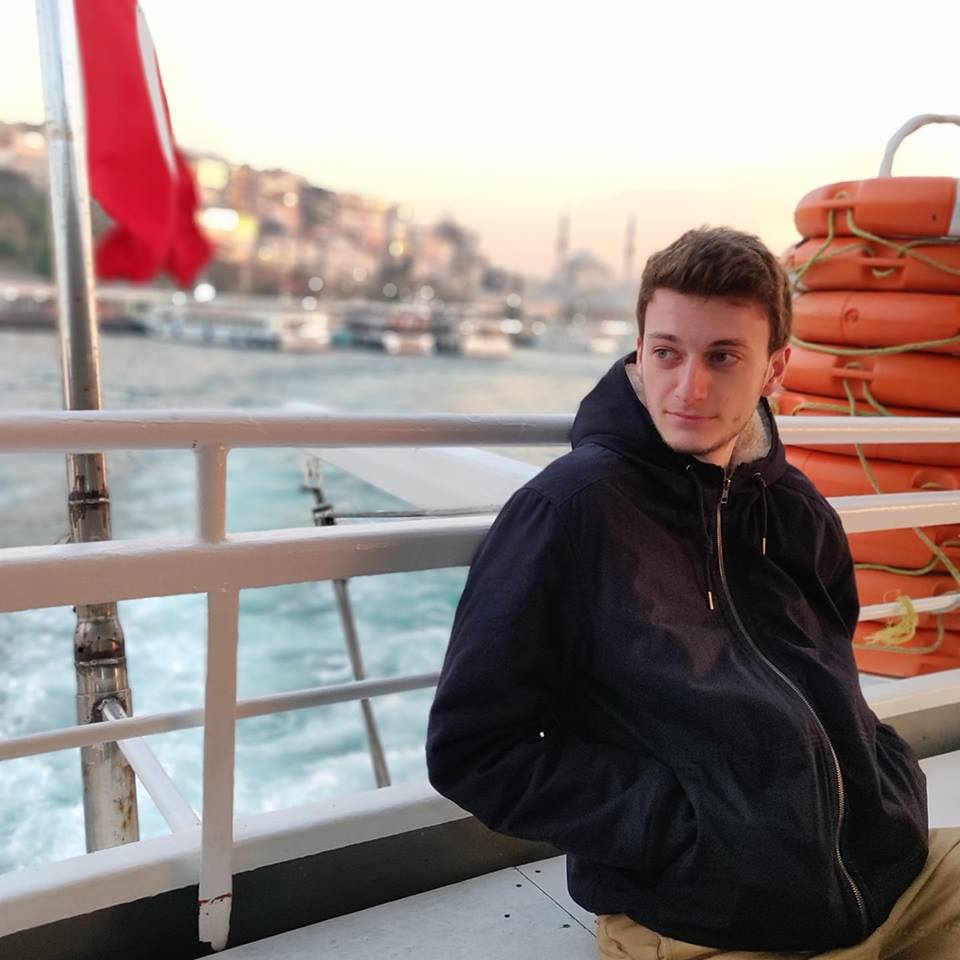
#> input picture PairProgramming/PairProgramming - resize/thomas.jpg, 960 x 960 px
$ python resize.py   (older library calls are emulated)
#> lines starting #> are read from the running program, lines starting #| are printed output that depends on the picture
import os
from PIL import Image


def check_size_and_format(im):
    formats = ["JPEG", "PNG", "GIF"]

    if im.format in formats:
        print("Format de l'image OK : ", im.format)
        if os.path.getsize(im.filename) < 2000000:
            print("Taille de l'image OK : ", os.path.getsize(im.filename))
            return True
        else:
            print("Image trop grande (>2mo)  KO : ", os.path.getsize(im.filename))
    else:
        print("Format non supporté KO : ", im.format)

    return False


def resize(default_img):
    if check_size_and_format(default_img):
        basewidth = 120
        wpercent = basewidth / float(default_img.size[0])
        hsize = int((float(default_img.size[1]) * float(wpercent)))
        img = default_img.resize((basewidth, hsize), Image.ANTIALIAS)
        img.save("resize-" + default_img.filename)


if __name__ == "__main__":
    im = Image.open("thomas.jpg")
#> im is the input picture: PIL image 960x960 RGB; mean R, G, B 149.8, 135.9, 132.9
    im2 = Image.open("2mo.jpg")
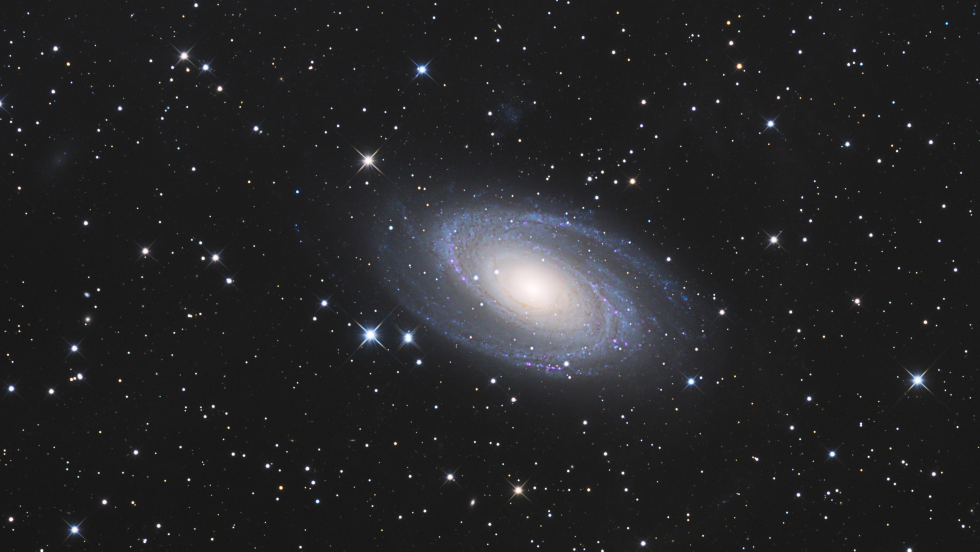
#> input picture PairProgramming/PairProgramming - resize/2mo.jpg, 2940 x 1654 px (shown at 1/3 size)
#> im2 is the input picture: PIL image 2940x1654 RGB; mean R, G, B 37.2, 37.2, 39.1

    resize(im)
#| Format de l'image OK :  JPEG
#| Taille de l'image OK :  73307
#> in resize, `img = default_img.resize((basewidth, hsize), Image.ANTIALIAS)`:
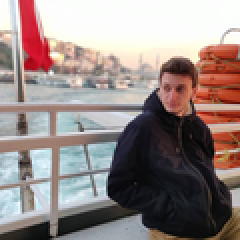
#> img: PIL image 120x120 RGB (shown 2 times larger); mean R, G, B 149.8, 135.8, 132.9
